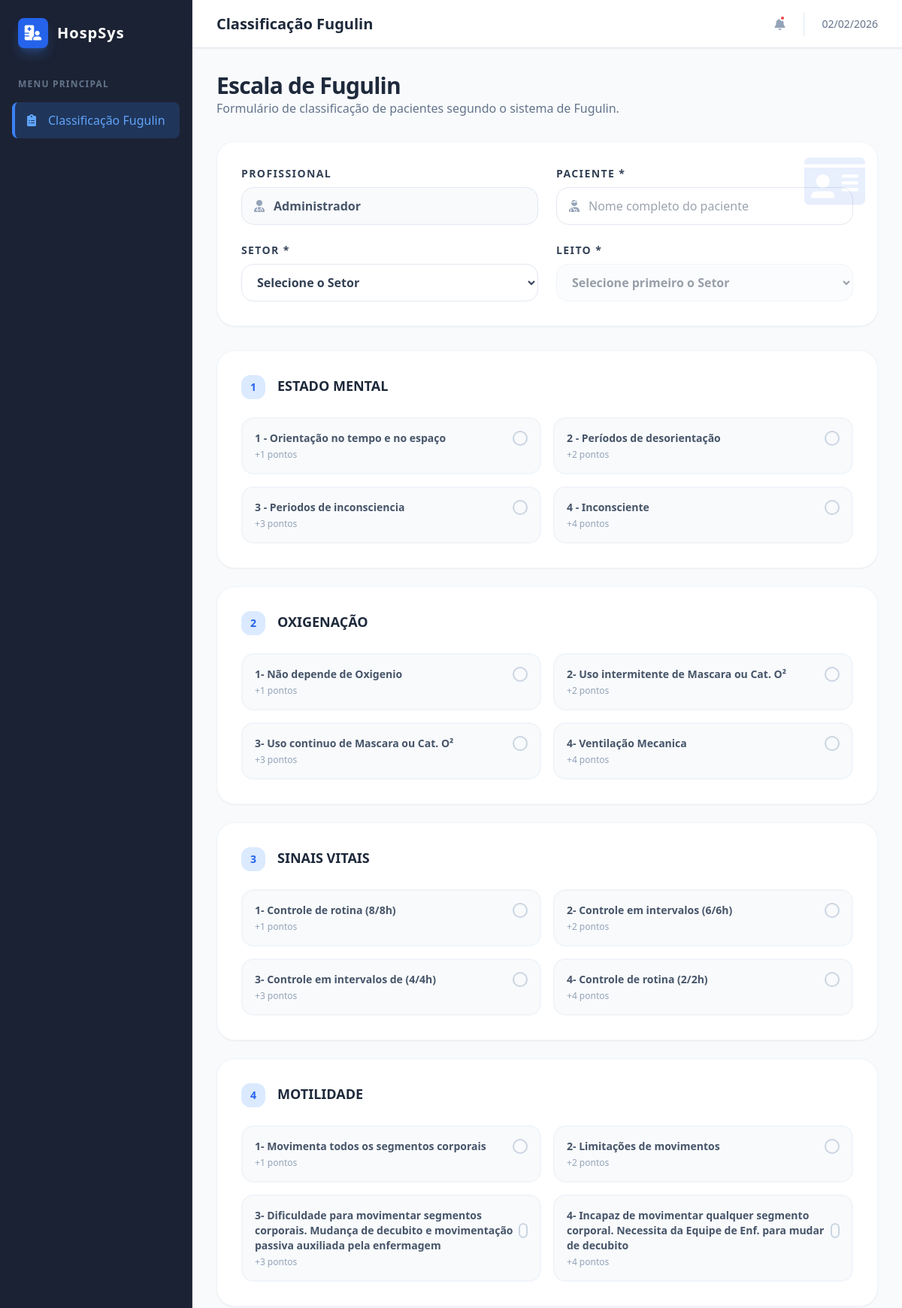
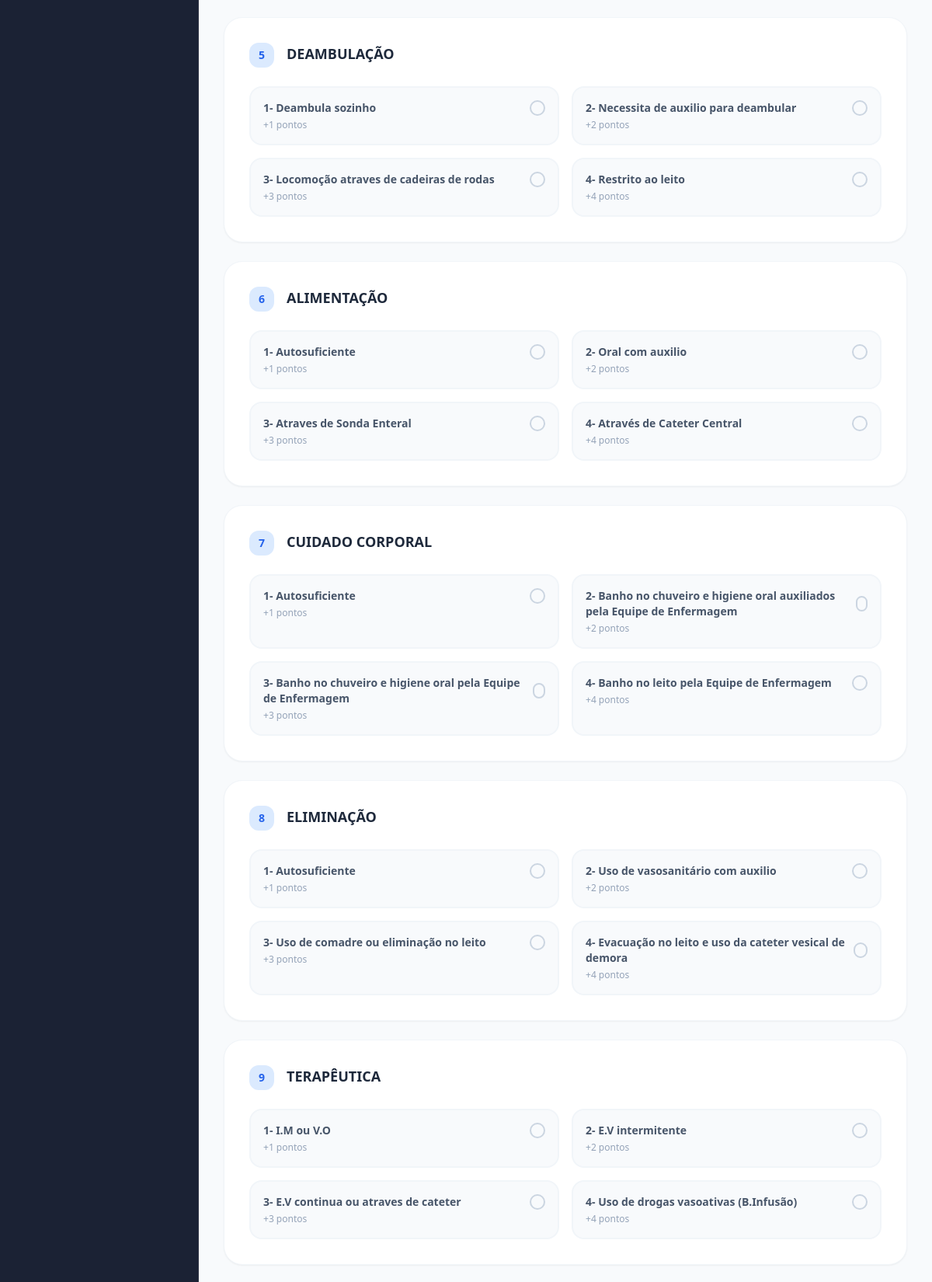
The app's page /admin/fugulin_novo.php (signed in, upper part) with its own data (2 pictures, top to bottom).
### tables this page shows
CREATE TABLE IF NOT EXISTS modulos (
    id INT AUTO_INCREMENT PRIMARY KEY,
    nome_modulo VARCHAR(50) NOT NULL,
    descricao TEXT,
    rota VARCHAR(255) NOT NULL,
    icone VARCHAR(50) DEFAULT 'fas fa-box'
);

CREATE TABLE IF NOT EXISTS fugulin_opcoes (
    id INT AUTO_INCREMENT PRIMARY KEY,
    id_questao INT NOT NULL,
    pontuacao INT NOT NULL,
    descricao TEXT NOT NULL,
    FOREIGN KEY (id_questao) REFERENCES fugulin_questoes(id) ON DELETE CASCADE
);

### admin/fugulin_novo.php (the view, shortened to what this page needs)
<?php
require_once __DIR__ . '/../includes/header.php';
$questoes = $pdo->query("
    SELECT q.*, o.id as opcao_id, o.pontuacao, o.descricao as opcao_descricao
    FROM fugulin_questoes q
    JOIN fugulin_opcoes o ON q.id = o.id_questao
    WHERE q.ativo = 1
    ORDER BY q.ordem ASC, o.pontuacao ASC
")->fetchAll();
$questoes_agrupadas = [];
foreach ($questoes as $row) {
    if (!isset($questoes_agrupadas[$row['id']])) {
        $questoes_agrupadas[$row['id']] = [
            'id' => $row['id'],
            'titulo' => $row['titulo'],
            'opcoes' => []
        ];
    }
    $questoes_agrupadas[$row['id']]['opcoes'][] = [
        'id' => $row['opcao_id'],
        'pontos' => $row['pontuacao'],
        'texto' => $row['opcao_descricao']
    ];
}
?>
<div class="max-w-4xl mx-auto">
    <div class="mb-8">
        <h1 class="text-3xl font-black text-slate-800 tracking-tight">Escala de Fugulin</h1>
        <p class="text-slate-500">Formulário de classificação de pacientes segundo o sistema de Fugulin.</p>
    </div>
    <form action="fugulin_action.php" method="POST" id="fugulinForm" class="space-y-8 pb-20">
        <div class="bg-white p-8 rounded-3xl shadow-sm border border-slate-100 grid grid-cols-1 md:grid-cols-2 gap-6 relative overflow-hidden">
            <div class="absolute top-0 right-0 p-4 opacity-10">
                <i class="fas fa-id-card text-7xl text-blue-600"></i>
            </div>
            <div class="col-span-2 md:col-span-1">
                <label class="block text-sm font-black text-slate-700 uppercase tracking-widest mb-2">Profissional</label>
                <div class="flex items-center gap-3 px-4 py-3 bg-slate-50 rounded-2xl border border-slate-200">
                    <i class="fas fa-user-md text-slate-400"></i>
                    <input type="text" value="<?php echo $_SESSION['user_nome']; ?>" readonly class="bg-transparent border-none focus:ring-0 text-slate-600 font-bold w-full">
                </div>
            </div>
            <div class="col-span-2 md:col-span-1">
                <label class="block text-sm font-black text-slate-700 uppercase tracking-widest mb-2">Paciente *</label>
                <div class="flex items-center gap-3 px-4 py-3 bg-white rounded-2xl border border-slate-200 focus-within:ring-2 focus-within:ring-blue-500 focus-within:border-transparent transition-all">
                    <i class="fas fa-user-injured text-slate-400"></i>
                    <input type="text" name="paciente" required placeholder="Nome completo do paciente" class="bg-transparent border-none focus:ring-0 text-slate-800 font-medium w-full">
                </div>
            </div>
            <div>
                <label class="block text-sm font-black text-slate-700 uppercase tracking-widest mb-2">Setor *</label>
                <select name="setor" id="selectSetor" required class="w-full px-4 py-3 bg-white border border-slate-200 rounded-2xl focus:ring-2 focus:ring-blue-500 outline-none transition-all font-bold text-slate-700">
                    <option value="">Selecione o Setor</option>
                </select>
            </div>
            <div>
                <label class="block text-sm font-black text-slate-700 uppercase tracking-widest mb-2">Leito *</label>
                <select name="leito" id="selectLeito" required disabled class="w-full px-4 py-3 bg-slate-50 border border-slate-200 rounded-2xl focus:ring-2 focus:ring-blue-500 outline-none transition-all font-bold text-slate-700 disabled:opacity-50">
                    <option value="">Selecione primeiro o Setor</option>
                </select>
            </div>
        </div>
        <div class="space-y-6">
            <?php $count = 1; foreach ($questoes_agrupadas as $q): ?>
                <div class="bg-white p-8 rounded-3xl shadow-sm border border-slate-100 hover:shadow-md transition-shadow">
                    <h3 class="text-lg font-bold text-slate-800 mb-6 flex items-start gap-4">
                        <span class="w-8 h-8 bg-blue-100 text-blue-600 rounded-xl flex items-center justify-center flex-shrink-0 text-sm font-black"><?php echo $count++; ?></span>
                        <?php echo $q['titulo']; ?>
                    </h3>
                    <div class="grid grid-cols-1 md:grid-cols-2 gap-4">
                        <?php foreach ($q['opcoes'] as $opt): ?>
                            <label class="relative flex flex-col p-4 bg-slate-50 border-2 border-slate-100 rounded-2xl cursor-pointer hover:bg-white hover:border-blue-200 transition-all group">
                                <div class="flex items-center justify-between pointer-events-none mb-1">
                                    <span class="text-sm font-bold text-slate-600 group-hover:text-blue-600 transition-colors"><?php echo $opt['texto']; ?></span>
                                    <div class="w-5 h-5 border-2 border-slate-300 rounded-full flex items-center justify-center peer-checked:border-blue-600 peer-checked:bg-blue-600 transition-all">
                                    </div>
                                </div>
                                <span class="text-xs text-slate-400 font-medium">+<?php echo $opt['pontos']; ?> pontos</span>
                                <div class="absolute inset-0 border-2 border-transparent peer-checked:border-blue-600 rounded-2xl pointer-events-none transition-all"></div>
                            </label>
                        <?php endforeach; ?>
                    </div>
                </div>
            <?php endforeach; ?>
        </div>
    </form>
</div>
<?php
echo "</div></main></body></html>";
?>

### includes/header.php (shortened to what this page needs)
<?php
require_once __DIR__ . '/../auth/verificar_permissao.php';
$stmt_menu = $pdo->prepare("
    SELECT m.*
    FROM modulos m
    JOIN permissoes p ON m.id = p.id_modulo
    WHERE p.id_usuario = ? AND p.pode_visualizar = 1
    ORDER BY m.nome_modulo ASC
");
$stmt_menu->execute([$_SESSION['user_id']]);
$modulos_menu = $stmt_menu->fetchAll();
if ($_SESSION['user_nivel'] === 'Administrador') {
    $stmt_admin = $pdo->query("SELECT * FROM modulos ORDER BY nome_modulo ASC");
    $modulos_menu = $stmt_admin->fetchAll();
}
?>
<!DOCTYPE html>
<html lang="pt-br" class="h-full">
<head>
    <script src="https://cdn.tailwindcss.com"></script>
    <link rel="stylesheet" href="https://cdnjs.cloudflare.com/ajax/libs/font-awesome/6.0.0/css/all.min.css">
</head>
<body class="h-full bg-slate-50 flex overflow-hidden">
    <aside id="sidebar" class="sidebar-glass text-slate-300 fixed inset-y-0 left-0 z-50 w-64 transform -translate-x-full md:relative md:translate-x-0 flex flex-col flex-shrink-0 transition-transform duration-300 ease-in-out">
        <div class="p-6 flex items-center justify-between">
            <div class="flex items-center gap-3">
                <div class="w-10 h-10 bg-blue-600 rounded-lg flex items-center justify-center shadow-lg shadow-blue-500/30">
                    <i class="fas fa-hospital-user text-white text-xl"></i>
                </div>
                <span class="text-xl font-bold text-white tracking-wider">HospSys</span>
            </div>
        </div>
        <nav class="flex-1 px-4 space-y-1 mt-4 overflow-y-auto">
            <p class="text-xs font-semibold text-slate-500 uppercase tracking-widest mb-4 px-2">Menu Principal</p>
            <?php foreach ($modulos_menu as $modulo): ?>
                <?php
                    $active = (strpos($_SERVER['PHP_SELF'], $modulo['rota']) !== false) ? 'active' : '';
                ?>
                <a href="/hospsys/<?php echo $modulo['rota']; ?>" class="nav-item <?php echo $active; ?> flex items-center gap-3 px-3 py-3 rounded-lg transition-all">
                    <i class="<?php echo $modulo['icone']; ?> w-5 text-center"></i>
                    <span class="font-medium"><?php echo $modulo['nome_modulo']; ?></span>
                </a>
            <?php endforeach; ?>
        </nav>
    </aside>
    <main class="flex-1 flex flex-col min-w-0 overflow-hidden">
        <header class="h-16 bg-white border-b border-slate-200 flex items-center justify-between px-4 md:px-8 z-10 shadow-sm">
            <div class="flex items-center gap-4">
                <h2 class="text-lg md:text-xl font-bold text-slate-800 truncate">
                    <?php
                        $titulo = "Dashboard";
                        foreach ($modulos_menu as $m) {
                            if (strpos($_SERVER['PHP_SELF'], $m['rota']) !== false) {
                                $titulo = $m['nome_modulo'];
                                break;
                            }
                        }
                        echo $titulo;
                    ?>
                </h2>
            </div>
            <div class="flex items-center gap-3 md:gap-6">
                <div class="relative hidden sm:block">
                    <span class="absolute top-0 right-0 w-2 h-2 bg-red-500 rounded-full border-2 border-white"></span>
                    <i class="fas fa-bell text-slate-400 hover:text-slate-600 cursor-pointer transition-colors"></i>
                </div>
                <span class="text-xs md:text-sm text-slate-500 font-medium whitespace-nowrap"><?php echo date('d/m/Y'); ?></span>
            </div>
        </header>
        <div class="flex-1 overflow-y-auto p-4 md:p-8">

### includes/header.php (style rules this page uses)
.sidebar-glass { background: rgba(15, 23, 42, 0.95); backdrop-filter: blur(10px); border-right: 1px solid rgba(255, 255, 255, 0.1); }
.nav-item.active { background: rgba(59, 130, 246, 0.2); color: #60a5fa; border-left: 4px solid #3b82f6; }

### records on screen
modulos: nome_modulo "Classificação Fugulin"
fugulin_opcoes: descricao "1 - Orientação no tempo e no espaço", pontos "1"
fugulin_opcoes: descricao "2 - Períodos de desorientação", pontos "2"
fugulin_opcoes: descricao "3 - Periodos de inconsciencia", pontos "3"
fugulin_opcoes: descricao "4 - Inconsciente", pontos "4"
fugulin_opcoes: descricao "1- Não depende de Oxigenio", pontos "1"
fugulin_opcoes: descricao "2- Uso intermitente de Mascara ou Cat. O²", pontos "2"
fugulin_opcoes: descricao "3- Uso continuo de Mascara ou Cat. O²", pontuacao "3"
fugulin_opcoes: descricao "4- Ventilação Mecanica", pontuacao "4"
fugulin_opcoes: descricao "1- Controle de rotina (8/8h)", pontuacao "1"
fugulin_opcoes: descricao "2- Controle em intervalos (6/6h)", pontuacao "2"
fugulin_opcoes: descricao "3- Controle em intervalos de (4/4h)", pontuacao "3"
fugulin_opcoes: descricao "4- Controle de rotina (2/2h)", pontuacao "4"
fugulin_opcoes: descricao "1- Movimenta todos os segmentos corporais", pontuacao "1"
fugulin_opcoes: descricao "2- Limitações de movimentos", pontuacao "2"
fugulin_opcoes: descricao "3- Dificuldade para movimentar segmentos corporais. Mudança de decubito e movimentação passiva auxiliada pela enfermagem", pontuacao "3"
fugulin_opcoes: descricao "4- Incapaz de movimentar qualquer segmento corporal. Necessita da Equipe de Enf. para mudar de decubito", pontuacao "4"
fugulin_opcoes: descricao "1- Deambula sozinho", pontuacao "1"
fugulin_opcoes: descricao "2- Necessita de auxilio para deambular", pontuacao "2"
fugulin_opcoes: descricao "3- Locomoção atraves de cadeiras de rodas", pontuacao "3"
fugulin_opcoes: descricao "4- Restrito ao leito", pontuacao "4"
fugulin_opcoes: descricao "1- Autosuficiente", pontuacao "1"
fugulin_opcoes: descricao "2- Oral com auxilio", pontuacao "2"
fugulin_opcoes: descricao "3- Atraves de Sonda Enteral", pontuacao "3"
fugulin_opcoes: descricao "4- Através de Cateter Central", pontuacao "4"
fugulin_opcoes: descricao "1- Autosuficiente", pontuacao "1"
fugulin_opcoes: descricao "2- Banho no chuveiro e higiene oral auxiliados pela Equipe de Enfermagem", pontuacao "2"
fugulin_opcoes: descricao "3- Banho no chuveiro e higiene oral pela Equipe de Enfermagem", pontuacao "3"
fugulin_opcoes: descricao "4- Banho no leito pela Equipe de Enfermagem", pontuacao "4"
fugulin_opcoes: descricao "1- Autosuficiente", pontuacao "1"
fugulin_opcoes: descricao "2- Uso de vasosanitário com auxilio", pontuacao "2"
fugulin_opcoes: descricao "3- Uso de comadre ou eliminação no leito", pontuacao "3"
fugulin_opcoes: descricao "4- Evacuação no leito e uso da cateter vesical de demora", pontuacao "4"
fugulin_opcoes: descricao "1- I.M ou V.O", pontuacao "1"
fugulin_opcoes: descricao "2- E.V intermitente", pontuacao "2"
fugulin_opcoes: descricao "3- E.V continua ou atraves de cateter", pontuacao "3"
fugulin_opcoes: descricao "4- Uso de drogas vasoativas (B.Infusão)", pontuacao "4"

### other values on screen
$q['titulo'] "ESTADO MENTAL"
$q['titulo'] "OXIGENAÇÃO"
$q['titulo'] "SINAIS VITAIS"
$q['titulo'] "MOTILIDADE"
$q['titulo'] "DEAMBULAÇÃO"
$q['titulo'] "ALIMENTAÇÃO"
$q['titulo'] "CUIDADO CORPORAL"
$q['titulo'] "ELIMINAÇÃO"
$q['titulo'] "TERAPÊUTICA"
